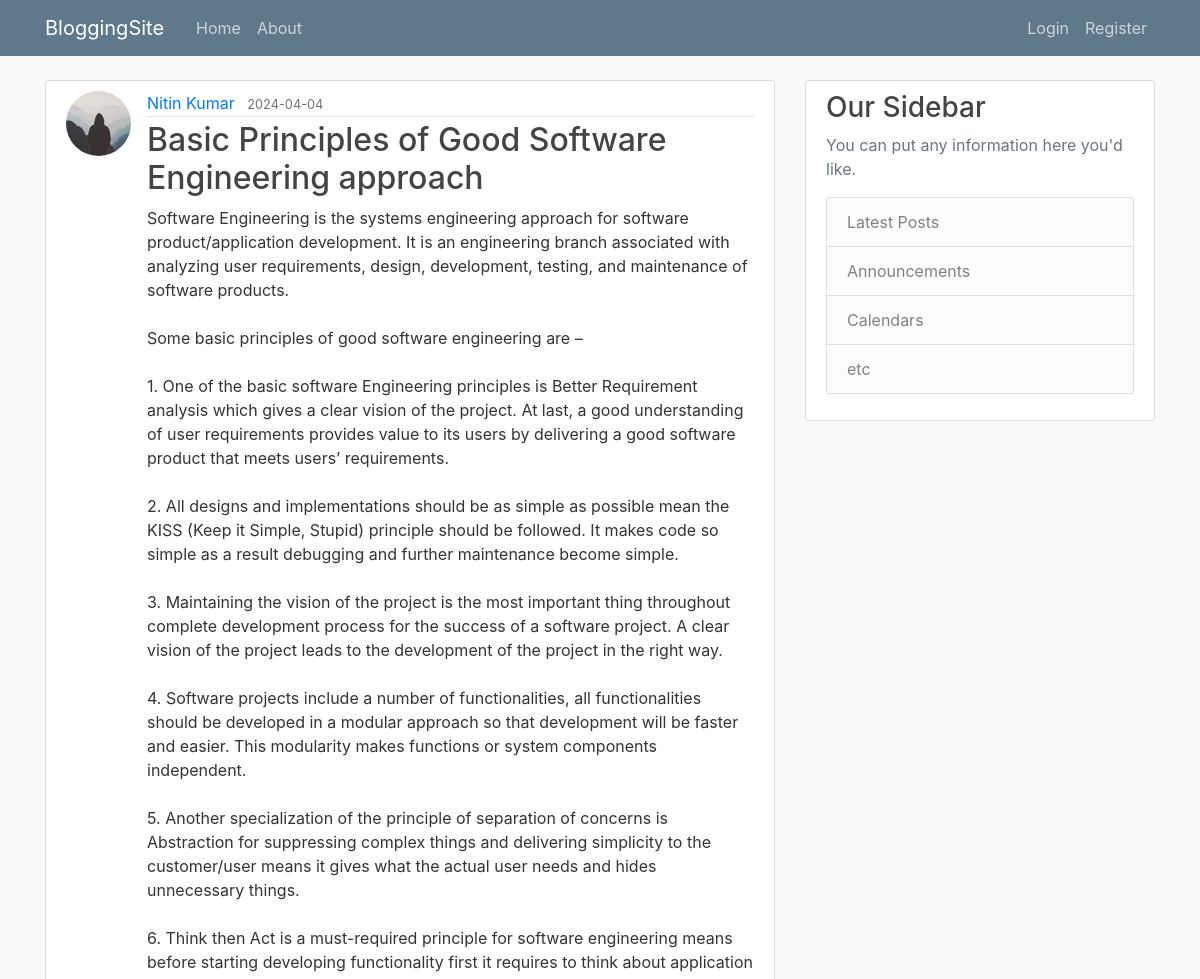
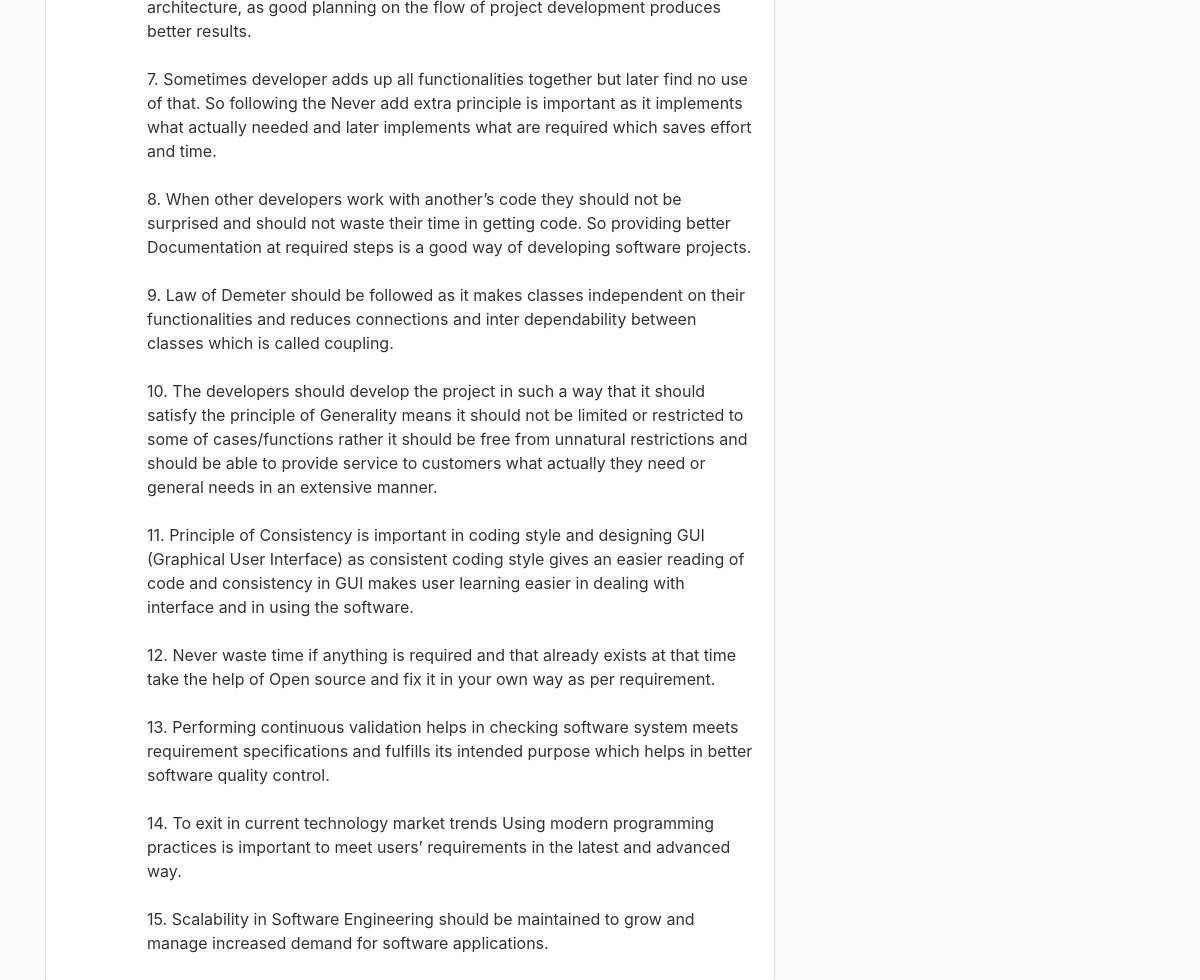
Screenshot of /post/8 with the database file from the repository (2 pictures, top to bottom).
### flaskblog/models.py (models this page shows, shortened)
class User(db.Model, UserMixin):
    id = db.Column(db.Integer, primary_key=True)
    username = db.Column(db.String(20), unique=True, nullable=False)
    email = db.Column(db.String(120), unique=True, nullable=False)
    image_file = db.Column(db.String(20), nullable=False, default='default.jpg')
    password = db.Column(db.String(60), nullable=False)
    posts = db.relationship('Post', backref='author', lazy=True)
    '''def get_reset_token(self, expires_sec=1800):
        s = Serializer(app.config['SECRET_KEY'], expires_sec)
        return s.dumps({'user_id': self.id}).decode('utf-8')'''
    '''@staticmethod
    def verify_reset_token(token):
        s = Serializer(app.config['SECRET_KEY'])
        try:
            user_id = s.loads(token)['user_id']
        except:
            return None
        return User.query.get(user_id)'''

class Post(db.Model):
    id = db.Column(db.Integer, primary_key=True)
    title = db.Column(db.String(100), nullable=False)
    date_posted = db.Column(db.DateTime, nullable=False, default=datetime.utcnow)
    content = db.Column(db.Text, nullable=False)
    user_id = db.Column(db.Integer, db.ForeignKey('user.id'), nullable=False)

### flaskblog/routes.py (the view)
@app.route("/post/<int:post_id>")
def post(post_id):
    post = Post.query.get_or_404(post_id)
    return render_template('post.html', title=post.title, post=post)

### flaskblog/templates/post.html (shortened to what this page needs)
{% extends "layout.html" %}
{% block content %}
    <article class="media content-section">
        <img class="rounded-circle article-img" src="{{ url_for('static', filename='profile_pics/' + post.author.image_file) }}">
      <div class="media-body">
        <div class="article-metadata">
          <a class="mr-2" href="{{ url_for('user_posts', username=post.author.username) }}">{{ post.author.username }}</a>
          <small class="text-muted">{{ post.date_posted.strftime('%Y-%m-%d') }}</small>
        </div>
        <h2 class="article-title">{{ post.title }}</h2>
        <p class="article-content">{{ post.content }}</p>
      </div>
    </article>
    {% endblock content %}

### flaskblog/static/main.css (style rules this page uses)
body { background: #fafafa; color: #333333; margin-top: 5rem; }
h1, h2, h3, h4, h5, h6 { color: #444444; }
.content-section { background: #ffffff; padding: 10px 20px; border: 1px solid #dddddd; border-radius: 3px; margin-bottom: 20px; }
.article-title { color: #444444; }
.article-content { white-space: pre-line; }
.article-img { height: 65px; width: 65px; margin-right: 16px; }
.article-metadata { padding-bottom: 1px; margin-bottom: 4px; border-bottom: 1px solid #e3e3e3 }

### rows the page displays
User: image_file (placeholder picture), author.username "Nitin Kumar"
Post: date_posted "2024-04-04", title "Basic Principles of Good Software Engineering approach", content "Software Engineering is the systems engineering approach for software product/application development. It is an engineering branch associated with analyzing user requirements, design, development, testing, and maintenance of software products. Some basic principles of good software engineering are – 1. One of the basic software Engineering principles is Better Requirement analysis which gives a clear vision of the project. At last, a good understanding of user requirements provides value to its users by delivering a good software product that meets users’ requirements. 2. All designs and implementations should be as simple as possible mean the KISS (Keep it Simple, Stupid) principle should…"
